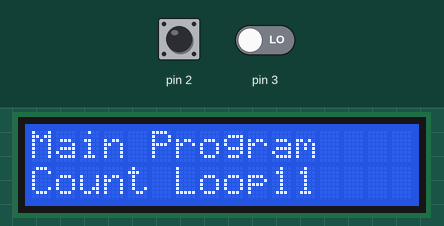
Simulated run of this sketch. Board: Arduino Uno, built with avr-gcc and run on an emulated ATmega328P. Parts: 16×2 character LCD. Inputs (shaded band) come from the test bench; at power-on: pin 2 LOW, pin 3 LOW.

Above: at 1.2 s.
1.3 s: pin 2 driven HIGH
At 2.8 s:
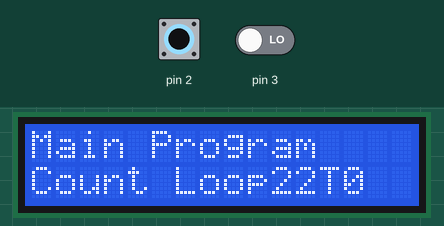
4.3 s: pin 3 driven HIGH
At 4.9 s:
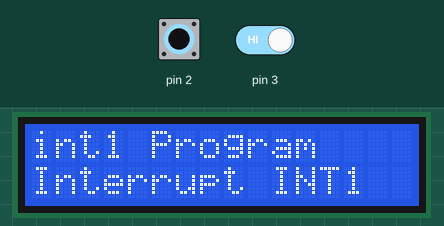
6.5 s: pin 2 driven LOW
At 7.8 s:
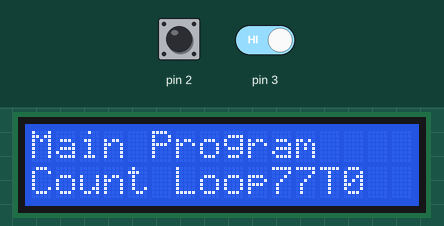
9.5 s: pin 2 pulsed HIGH 5 times (0.12 s each, 0.3 s apart)
At 11.9 s:
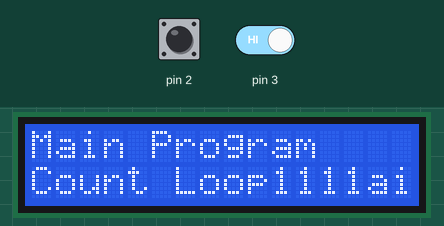
14.0 s: pin 3 driven LOW
At 14.06 s:
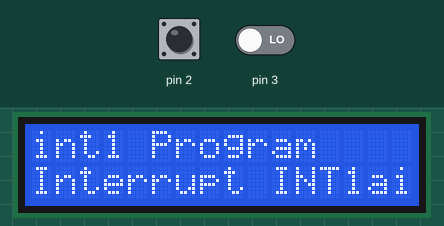
Timing chart, 0 to 16.6 s (numbered marks = the images above; inputs shaded):
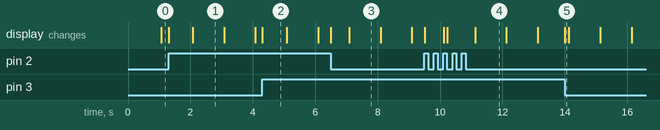

Measured:
- after the input at 1.3 s, the display: first changes at once (image 1 shows a later state)
- after the input at 4.3 s, the display: changes at once (image 2)
- after the input at 6.5 s, the display: first changes at once (image 3 shows a later state)
- after the input at 9.5 s, the display: first changes at once (image 4 shows a later state)
- after the input at 14.0 s, the display: changes at once (image 5)
- what the display in image 1 shows lasts 1.0 s, from 2.1 s to 3.1 s
- what the display in image 2 shows lasts 0.8 s, from 4.3 s to 5.1 s

The sketch:

_4_3.ino
```cpp
#include <LiquidCrystal.h>
LiquidCrystal lcd(A0,A1,A2,A3,A4,A5);
unsigned int countLoop = 0;
void setup() {
  lcd.begin(16,2); lcd.clear();
  attachInterrupt(0, rutinInterupsi0, CHANGE);
  attachInterrupt(1, rutinInterupsi1, CHANGE);
}
void loop() {
  lcd.setCursor(0,0);  lcd.print("Main Program");
  lcd.setCursor(0,1);  lcd.print("Count Loop"); lcd.print(countLoop); lcd.print(countLoop);
  countLoop++;
  delay(1000);
}
void rutinInterupsi0() {
  lcd.setCursor(0,0);  lcd.print("int0 Program");
  lcd.setCursor(0,1);  lcd.print("Interrupt INT0");
  delay(2000);
}
void rutinInterupsi1() {
  lcd.setCursor(0,0);  lcd.print("int1 Program");
  lcd.setCursor(0,1);  lcd.print("Interrupt INT1");
  delay(2000);
}
```
